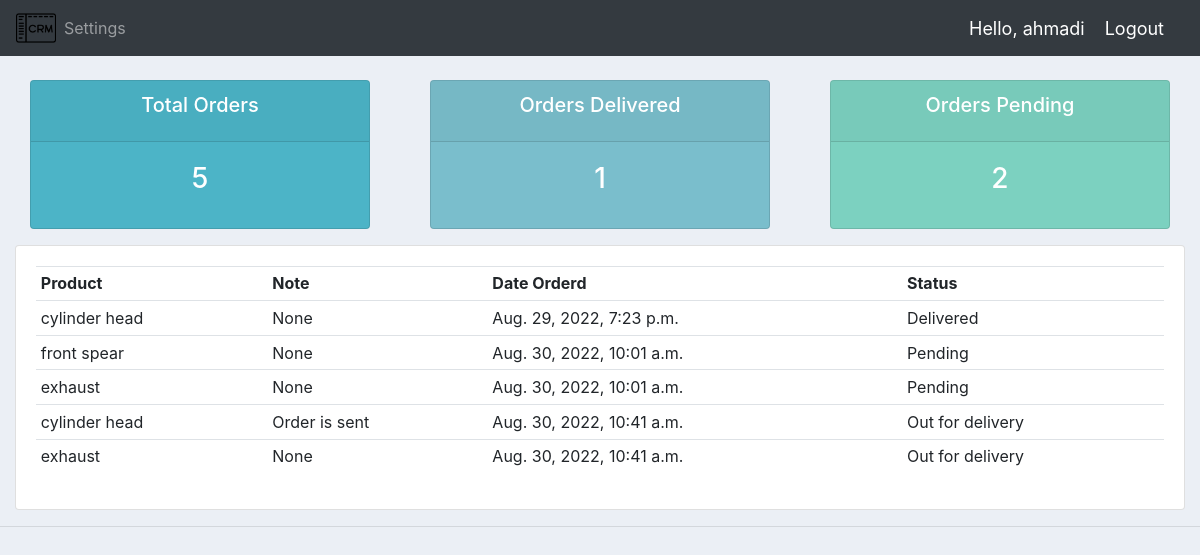
/user/ (signed in), run on the app's committed database.
### accounts/models.py (models this page shows)
class Order(models.Model):
	STATUS = (
			('Pending', 'Pending'),
			('Out for delivery', 'Out for delivery'),
			('Delivered', 'Delivered'),
			)
	customer = models.ForeignKey(Customer, null=True, on_delete= models.SET_NULL)
	product = models.ForeignKey(Product, null=True, on_delete= models.SET_NULL)
	date_created = models.DateTimeField(auto_now_add=True, null=True)
	status = models.CharField(max_length=200, null=True, choices=STATUS)
	note = models.CharField(max_length=1000, null=True)
	def __str__(self):
		return self.product.name

class Product(models.Model):
	CATEGORY = (
			('Indoor', 'Indoor'),
			('Out Door', 'Out Door'),
			)
	name = models.CharField(max_length=200, null=True)
	price = models.FloatField(null=True)
	category = models.CharField(max_length=200, null=True, choices=CATEGORY)
	description = models.CharField(max_length=200, null=True, blank=True)
	date_created = models.DateTimeField(auto_now_add=True, null=True)
	tags = models.ManyToManyField(Tag)
	def __str__(self):
		return self.name

### accounts/decorators.py (the view)
        def wrapper_func(request, *args, **kwargs):
            group = None
            if request.user.groups.exists():
                group = request.user.groups.all()[0].name
            if group in allowed_roles:
                return view_func(request, *args, **kwargs)
            else:
                return HttpResponse("You are not authorized to view this page")

### accounts/views.py (called while the page is built)
@login_required(login_url="login")
@allowed_users(allowed_roles=["customer"])
def userPage(request):
    orders = request.user.customer.order_set.all()
    total_orders = orders.count()
    delivered = orders.filter(status="Delivered").count()
    pending = orders.filter(status="Pending").count()
    print("ORDERS:", orders)
    context = {
        "orders": orders,
        "total_orders": total_orders,
        "delivered": delivered,
        "pending": pending,
    }
    return render(request, "accounts/user.html", context)

### accounts/templates/accounts/user.html
{%  extends 'accounts/main.html' %}
{% block content %}
{%  include 'accounts/status.html' %}
<div class="row">
	<div class="col-md">
		<div class="card card-body">
			<table class="table table-sm">
				<tr>
					<th>Product</th>
					<th>Note</th>
					<th>Date Orderd</th>
					<th>Status</th>
				</tr>
				{% for order in orders %}
				<tr>
					<td>{{order.product}}</td>
					<td>{{order.note}}</td>
					<td>{{order.date_created}}</td>
					<td>{{order.status}}</td>
				</tr>
				{% endfor %}
			</table>
		</div>
	</div>
</div>
{% endblock content %}

### accounts/templates/accounts/main.html (shortened to what this page needs)
{% load static %}
<!DOCTYPE html>
<html>
<head>
	<link rel="stylesheet" href="https://stackpath.bootstrapcdn.com/bootstrap/4.3.1/css/bootstrap.min.css">
	<link rel="stylesheet" type="text/css" href="{% static '/css/main.css' %}">
</head>
<body>
	{%  include 'accounts/navbar.html' %}
	<div class="container-fluid">
	{% block content %}
	{% endblock %}
    </div>
	<hr>
</body>
</html>

### accounts/templates/accounts/navbar.html (shortened to what this page needs)
{% load static %}
<nav class="navbar navbar-expand-lg navbar-dark bg-dark">
  <img src="{% static 'images/icon.png' %} "width = 40 height = 40>
  <div class="collapse navbar-collapse" id="navbarNav">
    <ul class="navbar-nav">
      {% if request.user.is_staff %}
      <li class="nav-item active">
        <a class="nav-link" href="{% url 'home' %}">Dashboard</a>
      </li>
      <li class="nav-item">
        <a class="nav-link" href="{% url 'products' %}">Products</a>
      </li>
      {% else %}
       <li class="nav-item">
        <a class="nav-link" href="{% url 'account' %}">Settings</a>
      </li>
      {% endif %}
    </ul>
  </div>
  <span class="hello-msg">Hello, {{request.user}}</span>
  <span ><a  class="hello-msg" href="{% url 'logout' %}">Logout</a></span>
</nav>

### accounts/templates/accounts/status.html
<br>
<div class="row">
	<div class="col">
		<div class="col-md">
			<div class="card text-center text-white  mb-3" id="total-orders">
			  	<div class="card-header">
			  		<h5 class="card-title">Total Orders</h5>
			  	</div>
			  	<div class="card-body">
			    	<h3 class="card-title">{{total_orders}}</h3>
			  	</div>
			</div>
		</div>
	</div>
	<div class="col">
		<div class="col-md">
			<div class="card text-center text-white  mb-3" id="orders-delivered">
			  	<div class="card-header">
			  		<h5 class="card-title">Orders Delivered</h5>
			  	</div>
			  	<div class="card-body">
			    	<h3 class="card-title">{{delivered}}</h3>
			  	</div>
			</div>
		</div>
	</div>
	<div class="col">
		<div class="col-md">
			<div class="card text-center text-white  mb-3" id="orders-pending">
			  	<div class="card-header">
			  		<h5 class="card-title">Orders Pending</h5>
			  	</div>
			  	<div class="card-body">
			    	<h3 class="card-title">{{pending}}</h3>
			  	</div>
			</div>
		</div>
	</div>
</div>

### static/css/main.css (style rules this page uses)
body { background-color: #ebeff5; }
#total-orders { background-color: #4cb4c7; }
#orders-delivered { background-color: #7abecc; }
#orders-pending { background-color: #7CD1C0; }

### accounts/templates/accounts/navbar.html (style rules this page uses)
.hello-msg { font-size: 18px; color: #fff; margin-right: 20px; }

### data on the page
Order: product "cylinder head", note "None", date_created "Aug. 29, 2022, 7:23 p.m.", status "Delivered"
Order: product "front spear", note "None", date_created "Aug. 30, 2022, 10:01 a.m.", status "Pending"
Order: product "exhaust", note "None", date_created "Aug. 30, 2022, 10:01 a.m.", status "Pending"
Order: product "cylinder head", note "Order is sent", date_created "Aug. 30, 2022, 10:41 a.m.", status "Out for delivery"
Order: product "exhaust", note "None", date_created "Aug. 30, 2022, 10:41 a.m.", status "Out for delivery"

### other printed values
{{ request.user }} "ahmadi"
{{ total_orders }} "5"
{{ delivered }} "1"
{{ pending }} "2"
